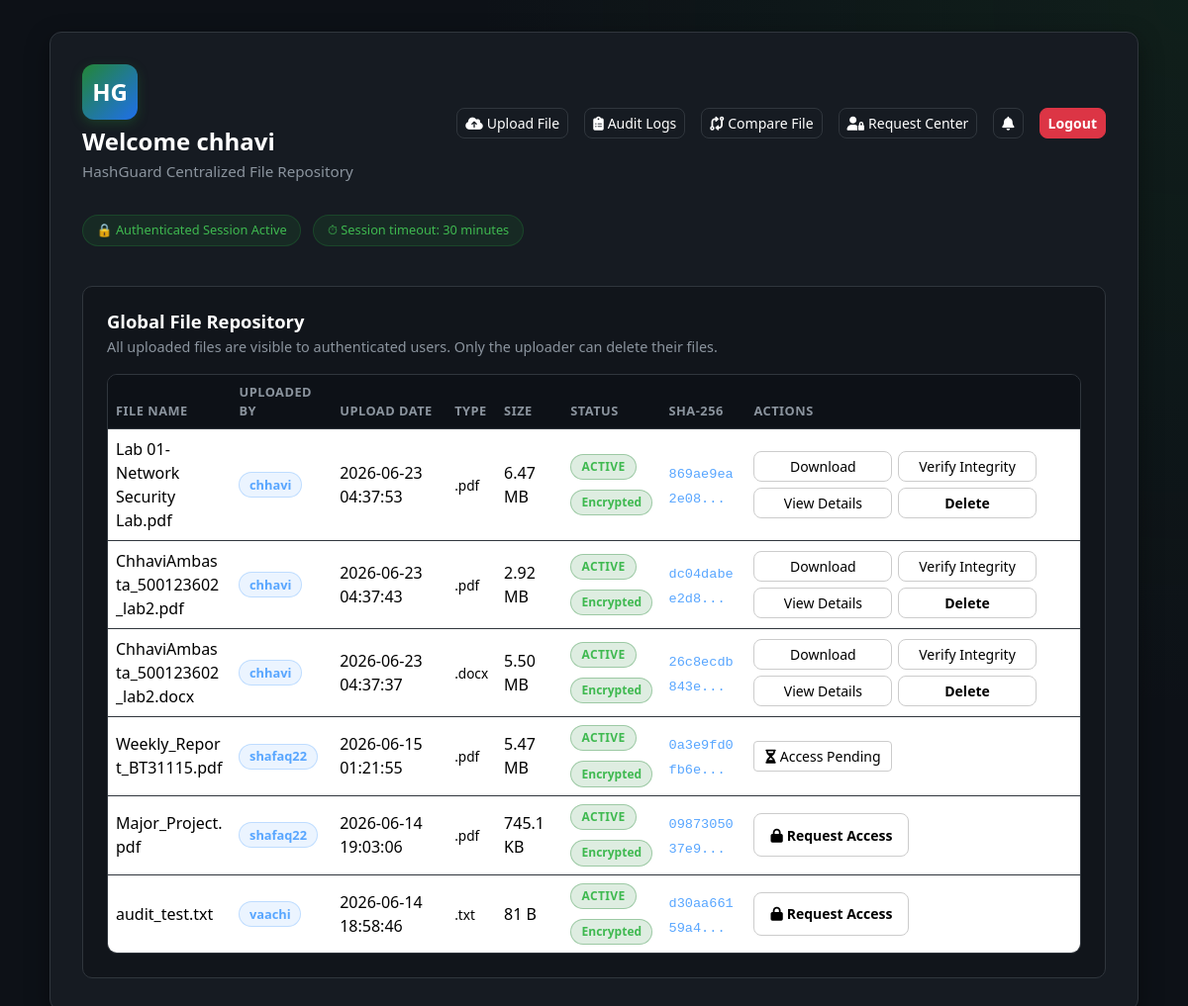
The app's page /dashboard (signed in) with its own data.
### tables this page shows
CREATE TABLE users (
    id INTEGER PRIMARY KEY AUTOINCREMENT,
    username TEXT NOT NULL UNIQUE,
    email TEXT NOT NULL UNIQUE,
    password_hash TEXT NOT NULL,
    created_at TIMESTAMP DEFAULT CURRENT_TIMESTAMP
, security_question TEXT NOT NULL DEFAULT 'q1', security_answer_hash TEXT NOT NULL DEFAULT '', email_verified INTEGER NOT NULL DEFAULT 0, last_login TIMESTAMP, account_status TEXT NOT NULL DEFAULT 'ACTIVE', failed_attempts INTEGER NOT NULL DEFAULT 0, locked_until TIMESTAMP);

CREATE TABLE files (
    id INTEGER PRIMARY KEY AUTOINCREMENT,
    owner_id INTEGER NOT NULL,
    original_filename TEXT NOT NULL,
    stored_filename TEXT NOT NULL,
    file_extension TEXT NOT NULL,
    file_size INTEGER NOT NULL,
    mime_type TEXT NOT NULL,
    sha256_hash TEXT NOT NULL,
    upload_time TIMESTAMP DEFAULT CURRENT_TIMESTAMP,
    last_verified TIMESTAMP,
    status TEXT NOT NULL DEFAULT 'ACTIVE',
    is_deleted INTEGER NOT NULL DEFAULT 0, content_hash TEXT,
    FOREIGN KEY (owner_id) REFERENCES users(id)
);

### app.py (the view)
@app.route("/dashboard")
@login_required
def dashboard():
    conn = get_db_connection()
    try:
        files = list_all_files(conn)
        enriched_files = []
        user_id = session["user_id"]
        for f in files:
            file_id = f["id"]
            file_dict = dict(f)
            permission = None
            if f["owner_id"] == user_id:
                permission = "OWNER"
            else:
                perm_row = conn.execute(
                    "SELECT permission_type FROM file_permissions WHERE file_id = ? AND user_id = ?",
                    (file_id, user_id)
                ).fetchone()
                if perm_row:
                    permission = perm_row["permission_type"]
            file_dict["user_permission"] = permission
            pending_req = conn.execute(
                "SELECT id FROM access_requests WHERE file_id = ? AND requester_id = ? AND status = 'PENDING'",
                (file_id, user_id)
            ).fetchone()
            file_dict["has_pending_request"] = pending_req is not None
            enriched_files.append(file_dict)
    finally:
        conn.close()
    return render_template(
        "dashboard.html",
        username=session.get("username"),
        files=enriched_files,
        current_user_id=session["user_id"],
    )

### app.py (called while the page is built)
def get_db_connection():
    conn = sqlite3.connect(DATABASE_PATH)
    conn.row_factory = sqlite3.Row
    return conn

def utc_now():
    return datetime.utcnow()

def login_required(view_func):
    @wraps(view_func)
    def wrapped_view(*args, **kwargs):
        if "user_id" not in session:
            flash("Please log in to access the dashboard.", "warning")
            return redirect(url_for("login"))
        last_activity = session.get("last_activity")
        if last_activity and (utc_now().timestamp() - last_activity) > SESSION_TIMEOUT_SECONDS:
            session.clear()
            flash("Your session has expired due to inactivity. Please log in again.", "warning")
            return redirect(url_for("login"))
        session["last_activity"] = utc_now().timestamp()
        return view_func(*args, **kwargs)
    return wrapped_view

@app.context_processor
def inject_notifications():
    if "user_id" in session:
        conn = get_db_connection()
        try:
            notifications_list = conn.execute(
                """
                SELECT * FROM notifications
                WHERE user_id = ?
                ORDER BY created_at DESC
                LIMIT 8
                """,
                (session["user_id"],),
            ).fetchall()
            unread_count = conn.execute(
                "SELECT COUNT(*) FROM notifications WHERE user_id = ? AND is_read = 0",
                (session["user_id"],),
            ).fetchone()[0]
        finally:
            conn.close()
        return {
            "notifications": notifications_list,
            "unread_notifications_count": unread_count,
        }
    return {
        "notifications": [],
        "unread_notifications_count": 0,
    }

### file_service.py (called while the page is built)
def format_file_size(num_bytes):
    if num_bytes < 1024:
        return f"{num_bytes} B"
    if num_bytes < 1024 * 1024:
        return f"{num_bytes / 1024:.1f} KB"
    if num_bytes < 1024 * 1024 * 1024:
        return f"{num_bytes / (1024 * 1024):.2f} MB"
    return f"{num_bytes / (1024 * 1024 * 1024):.2f} GB"

def truncate_hash(sha256_hash, visible_chars=12):
    if not sha256_hash:
        return ""
    if len(sha256_hash) <= visible_chars:
        return sha256_hash
    return f"{sha256_hash[:visible_chars]}..."

### templates/dashboard.html (shortened to what this page needs)
<!DOCTYPE html>
<html lang="en">
<head>
    <link href="https://cdn.jsdelivr.net/npm/bootstrap@5.3.3/dist/css/bootstrap.min.css" rel="stylesheet">
    <link rel="stylesheet" href="https://cdnjs.cloudflare.com/ajax/libs/font-awesome/6.4.0/css/all.min.css">
    <link rel="stylesheet" href="{{ url_for('static', filename='css/style.css') }}">
</head>
<body>
    <div class="dashboard-wrapper">
        <div class="container dashboard-container">
            <div class="dashboard-card dashboard-card-wide mx-auto">
                <div class="dashboard-header">
                    <div>
                        <div class="brand-logo mb-2">HG</div>
                        <h1 class="welcome-text">Welcome {{ username }}</h1>
                        <p class="welcome-subtext">HashGuard Centralized File Repository</p>
                    </div>
                    <div class="dashboard-actions d-flex align-items-center">
                        <a href="{{ url_for('files.upload_page') }}" class="btn btn-outline-light btn-sm me-2">
                            <i class="fa-solid fa-cloud-arrow-up me-1"></i>Upload File
                        </a>
                        <a href="{{ url_for('audit_logs') }}" class="btn btn-outline-light btn-sm me-2">
                            <i class="fa-solid fa-clipboard-list me-1"></i>Audit Logs
                        </a>
                        <a href="{{ url_for('compare_file') }}" class="btn btn-outline-light btn-sm me-2">
                            <i class="fa-solid fa-code-compare me-1"></i>Compare File
                        </a>
                        <a href="{{ url_for('requests_page') }}" class="btn btn-outline-light btn-sm me-2">
                            <i class="fa-solid fa-user-lock me-1"></i>Request Center
                        </a>
                        <div class="dropdown me-2 d-inline-block">
                            <button class="btn btn-outline-light btn-sm position-relative dropdown-toggle hide-caret" type="button" id="notificationBell" data-bs-toggle="dropdown" aria-expanded="false">
                                <i class="fa-solid fa-bell"></i>
                            </button>
                        </div>
                        <a href="{{ url_for('logout') }}" class="btn btn-danger btn-sm">Logout</a>
                    </div>
                </div>
                <div class="dashboard-badges mb-4">
                    <span class="security-badge">&#128274; Authenticated Session Active</span>
                    <span class="security-badge ms-2">&#9201; Session timeout: 30 minutes</span>
                </div>
                <section class="dashboard-section mt-4">
                    <div class="section-header-row">
                        <div>
                            <h2 class="section-title mb-1">Global File Repository</h2>
                            <p class="section-description mb-0">All uploaded files are visible to authenticated users. Only the uploader can delete their files.</p>
                        </div>
                    </div>
                    {% if files %}
                        <div class="table-responsive files-table-wrapper mt-3">
                            <table class="table files-table align-middle">
                                <thead>
                                    <tr>
                                        <th>File Name</th>
                                        <th>Uploaded By</th>
                                        <th>Upload Date</th>
                                        <th>Type</th>
                                        <th>Size</th>
                                        <th>Status</th>
                                        <th>SHA-256</th>
                                        <th>Actions</th>
                                    </tr>
                                </thead>
                                <tbody>
                                    {% for file in files %}
                                        <tr>
                                            <td class="filename-cell">{{ file.original_filename }}</td>
                                            <td><span class="owner-badge">{{ file.owner_username }}</span></td>
                                            <td>{{ file.upload_time }}</td>
                                            <td><span class="type-badge">.{{ file.file_extension }}</span></td>
                                            <td>{{ format_file_size(file.file_size) }}</td>
                                            <td>
                                                <div class="status-column">
                                                    <span class="status-badge status-{{ file.status|lower }}">
                                                        {{ file.status }}
                                                    </span>
                                                    <span class="encryption-badge">
                                                        Encrypted
                                                    </span>
                                                </div>
                                            </td>
                                            <td><code class="hash-preview">{{ truncate_hash(file.sha256_hash) }}</code></td>
                                            <td>
                                                <div class="file-actions">
                                                    {% if file.user_permission %}
                                                        <a href="{{ url_for('files.download_file', file_id=file.id) }}" class="btn btn-outline-light btn-sm">Download</a>
                                                        <form action="{{ url_for('files.verify_file', file_id=file.id) }}" method="POST" class="d-inline">
                                                            <button type="submit" class="btn btn-outline-light btn-sm">Verify Integrity</button>
                                                        </form>
                                                        <a href="{{ url_for('files.file_details', file_id=file.id) }}" class="btn btn-outline-light btn-sm">View Details</a>
                                                        {% if file.user_permission == 'OWNER' %}
                                                            <form action="{{ url_for('files.delete_file', file_id=file.id) }}" method="POST" class="d-inline" onsubmit="return confirm('Soft delete this file?');">
                                                                <button type="submit" class="btn btn-danger btn-sm">Delete</button>
                                                            </form>
                                                        {% endif %}
                                                    {% else %}
                                                        {% if file.has_pending_request %}
                                                            <button class="btn btn-outline-secondary btn-sm" disabled>
                                                                <i class="fa-solid fa-hourglass-half me-1"></i>Access Pending
                                                            </button>
                                                        {% else %}
                                                            <a href="{{ url_for('files.request_access', file_id=file.id) }}" class="btn btn-primary btn-sm">
                                                                <i class="fa-solid fa-lock me-1"></i>Request Access
                                                            </a>
                                                        {% endif %}
                                                    {% endif %}
                                                </div>
                                            </td>
                                        </tr>
                                    {% endfor %}
                                </tbody>
                            </table>
                        </div>
                    {% else %}
                        <div class="empty-state mt-3">
                            <p class="mb-0">No files in the repository yet. Use the upload area above to add the first file.</p>
                        </div>
                    {% endif %}
                </section>
            </div>
        </div>
    </div>
</body>
</html>

### records on screen
users: username "chhavi"
files: original_filename "Lab 01-Network Security Lab.pdf", owner_username "chhavi", upload_time "2026-06-23 04:37:53", file_extension "pdf", file_size "6.47 MB", status "ACTIVE", sha256_hash "869ae9ea2e08..."
files: original_filename "ChhaviAmbasta_500123602_lab2.pdf", owner_username "chhavi", upload_time "2026-06-23 04:37:43", file_extension "pdf", file_size "2.92 MB", status "ACTIVE", sha256_hash "dc04dabee2d8..."
files: original_filename "ChhaviAmbasta_500123602_lab2.docx", owner_username "chhavi", upload_time "2026-06-23 04:37:37", file_extension "docx", file_size "5.50 MB", status "ACTIVE", sha256_hash "26c8ecdb843e..."
files: original_filename "Weekly_Report_BT31115.pdf", owner_username "shafaq22", upload_time "2026-06-15 01:21:55", file_extension "pdf", file_size "5.47 MB", status "ACTIVE", sha256_hash "0a3e9fd0fb6e...", shows "Access Pending"
files: original_filename "Major_Project.pdf", owner_username "shafaq22", upload_time "2026-06-14 19:03:06", file_extension "pdf", file_size "745.1 KB", status "ACTIVE", sha256_hash "0987305037e9..."
files: original_filename "audit_test.txt", owner_username "vaachi", upload_time "2026-06-14 18:58:46", file_extension "txt", file_size "81 B", status "ACTIVE", sha256_hash "d30aa66159a4..."
